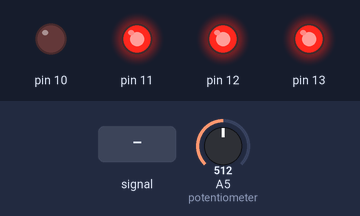
This sketch was run on a simulated Arduino Uno, built with avr-gcc and run on an emulated ATmega328P. Shown: output pins drawn as LEDs (lit = HIGH). Inputs (shaded band) come from the test bench; at power-on: A5 (potentiometer) = 512. What the sketch prints to the serial monitor is not drawn.

Above: at 1.2 s.
1.3 s: A5 (potentiometer) fed a 200 Hz sine of ±81 counts around its level
At 2.5 s:
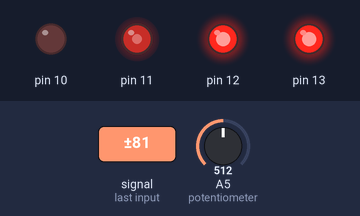
2.8 s: A5 (potentiometer) set to 245
At 3.2 s:
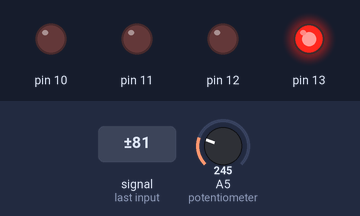
4.3 s: A5 (potentiometer) set to 0
At 5.3 s:
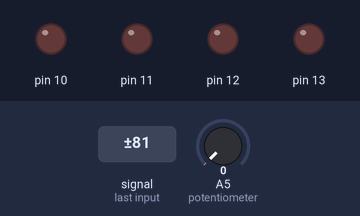
5.8 s: A5 (potentiometer) set to 511
At 6.4 s:
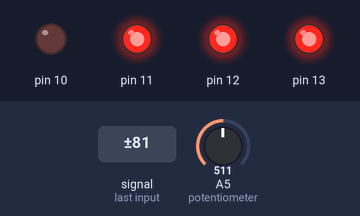
Timing chart, 0 to 8.3 s (numbered marks = the images above; inputs shaded):
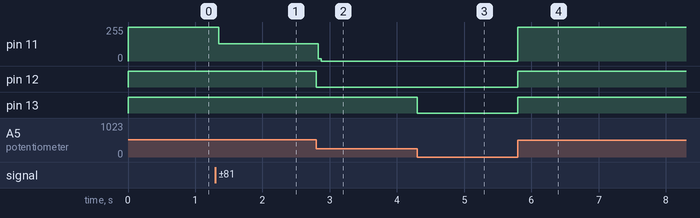

The sketch:

main.ino
```cpp
int sliderValue = 0;

void setup() {
  Serial.begin(115200);
  Serial.println("Hello, Arduino");
  pinMode(10, OUTPUT);
  pinMode(11, OUTPUT);
  pinMode(12, OUTPUT);
  pinMode(13, OUTPUT);
}

void loop() {
  sliderValue = analogRead(5); //do not confuse analog pin 5 with digital 5
  //(1024/4)-1 = 255
  if (sliderValue == 0) {
    digitalWrite(13, LOW);
    digitalWrite(12, LOW);
    digitalWrite(11, LOW);
    digitalWrite(10, LOW);
    Serial.println("0");
  }else if (sliderValue <= 255){
    digitalWrite(13, HIGH);
    digitalWrite(12, LOW);
    digitalWrite(11, LOW);
    digitalWrite(10, LOW);
    Serial.println("1");
  } else if (sliderValue <= 255+255) {
    digitalWrite(13, HIGH);
    digitalWrite(12, HIGH);
    digitalWrite(11, LOW);
    digitalWrite(10, LOW);
    Serial.println("2");
  } else if (sliderValue <= 255+255+255) {
    digitalWrite(13, HIGH);
    digitalWrite(12, HIGH);
    digitalWrite(11, HIGH);
    digitalWrite(10, LOW);
    Serial.println("3");
  } else if (sliderValue >= 255+255+255+255) {
    digitalWrite(13, HIGH);
    digitalWrite(12, HIGH);
    digitalWrite(11, HIGH);
    digitalWrite(10, HIGH);
    Serial.println("4");
  }
}
```

Measured:
- after the input at 1.3 s, pin 11: 255/255 → 130/255 after 0.05 s
- after the input at 2.8 s, pin 11: 130/255 → 0/255 at once; pin 12: HIGH → LOW at once
- after the input at 4.3 s, pin 13: HIGH → LOW at once
- after the input at 5.8 s, pin 11: 0/255 → 255/255 at once; pin 12, pin 13: LOW → HIGH at once
